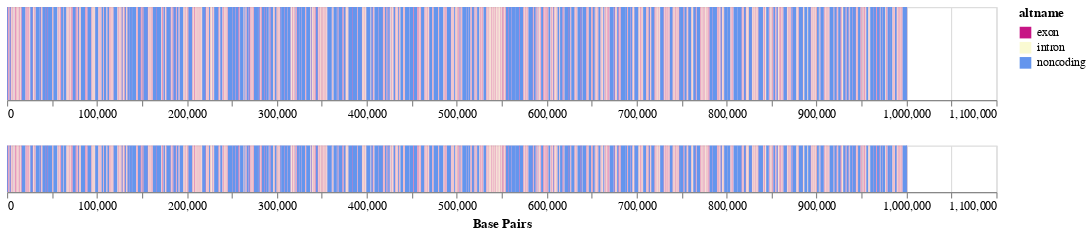

Notebook source saved alongside this figure:
### Markdown cell above
### Interactive Plot
You can use the `review()` function to generate an interactive plot to inspect your chromosome structure further. Draw a region on the bottom plot to view that region in the top plot.

### Code cell
final_chromosome.review("interactive")

### Figure 1 — Vega-Lite specification as saved in the notebook (floating-point values rounded to 4 significant figures; data arrays with more than 128 entries replaced by an {"elided": "..."} marker saying what was removed)
{"config": {"view": {"continuousWidth": 400, "continuousHeight": 300}}, "vconcat": [{"mark": "rect", "encoding": {"color": {"type": "nominal", "field": "altname", "scale": {"domain": ["exon", "intron", "noncoding"], "range": ["mediumvioletred", "lightgoldenrodyellow", "cornflowerblue"]}}, "tooltip": [{"type": "nominal", "field": "type", "title": "Element Type"}, {"type": "nominal", "field": "altname", "title": "Name"}, {"type": "quantitative", "field": "length", "title": "Length"}, {"type": "quantitative", "field": "x1", "title": "Start"}, {"type": "quantitative", "field": "x2", "title": "Stop"}], "x": {"type": "quantitative", "field": "x1", "scale": {"domain": {"selection": "selector001"}}, "title": null}, "x2": {"field": "x2"}, "y": {"type": "quantitative", "axis": null, "field": "y1"}, "y2": {"field": "y2"}}, "height": 80, "selection": {"selector001": {"type": "interval", "encodings": ["x"], "mark": {"fill": "red", "fillOpacity": 0.7}}}, "width": 850}, {"mark": "rect", "encoding": {"color": {"type": "nominal", "field": "altname", "scale": {"domain": ["exon", "intron", "noncoding"], "range": ["mediumvioletred", "lightgoldenrodyellow", "cornflowerblue"]}}, "tooltip": [{"type": "nominal", "field": "type", "title": "Element Type"}, {"type": "nominal", "field": "altname", "title": "Name"}, {"type": "quantitative", "field": "length", "title": "Length"}, {"type": "quantitative", "field": "x1", "title": "Start"}, {"type": "quantitative", "field": "x2", "title": "Stop"}], "x": {"type": "quantitative", "axis": {"title": "Base Pairs"}, "field": "x1"}, "x2": {"field": "x2"}, "y": {"type": "quantitative", "axis": null, "field": "y1"}, "y2": {"field": "y2"}}, "height": 40, "selection": {"selector001": {"type": "interval", "encodings": ["x"], "mark": {"fill": "red", "fillOpacity": 0.7}}}, "width": 850}], "data": {"name": "data-7a32774b890fbe144cc7fed038912cdc"}, "$schema": "https://vega.github.io/schema/vega-lite/v4.8.1.json", "datasets": {"data-7a32774b890fbe144cc7fed038912cdc": {"elided": "1575 records"}}}
